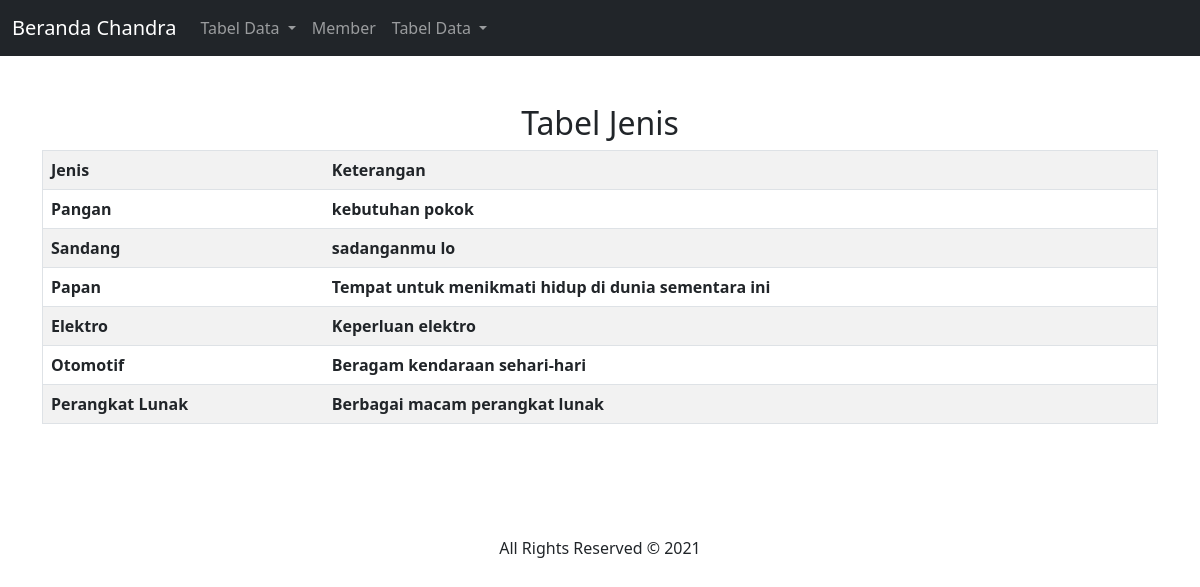
/jenis/, run on the app's committed database.
### dashboard/models.py (models this page shows, shortened)
class Jenis(models.Model):
    nama=models.CharField(max_length=50)
    ket=models.TextField()

### dashboard/views.py (the view)
# urls.py: path('jenis/',jenis, name= "jenis"),
def jenis(request):
    jeniss=Jenis.objects.all()
    konteks={
        'jeniss':jeniss,
    }
    return render(request,'jenis.html',konteks)

### templates/jenis.html (shortened to what this page needs)
<link href="https://cdn.jsdelivr.net/npm/bootstrap@5.0.2/dist/css/bootstrap.min.css" rel="stylesheet">
{% load static %}
{% block content %}
<!DOCTYPE html>
<html lang="en">
  <head>
    <link
      href="https://cdn.jsdelivr.net/npm/bootstrap@5.0.0-beta3/dist/css/bootstrap.min.css"
      rel="stylesheet"
    />
    <link
      rel="stylesheet"
      href="https://pro.fontawesome.com/releases/v5.10.0/css/all.css"
    />
    <link rel="stylesheet" href="{% static 'css/style.css'%}" />
  </head>
  <body>
    <nav class="navbar navbar-expand-lg navbar-dark bg-dark">
      <div class="container-fluid">
        <a class="navbar-brand" href="{% url 'index' %}">Beranda Chandra</a>
        <div class="collapse navbar-collapse" id="navbarSupportedContent">
          <ul class="navbar-nav me-auto mb-2 mb-lg-0">
            <li class="nav-item dropdown">
              <a class="nav-link dropdown-toggle" href="#" id="navbarDropdown" role="button" data-bs-toggle="dropdown" aria-expanded="false">
                Tabel Data
              </a>
            </li>
              <li class="nav-item">
              <a class="nav-link" href="{% url 'member' %}">Member</a>
            </li>
            <li class="nav-item dropdown">
              <a class="nav-link dropdown-toggle" href="#" id="navbarDropdown" role="button" data-bs-toggle="dropdown" aria-expanded="false">
                Tabel Data
              </a>
            </li>
          </ul>
        </div>
      </div>
    </nav>
    <div class="container-fluid layanan pt-5 pb-5">
      <div class="container text-center">
        <h2 class="align-center">Tabel Jenis</h2>
        <table border="1" class="table table-striped">
            <tr>
                <th>Jenis</th>
                <th>Keterangan</th>
            </tr>
        {% for Jenis in jeniss %}
        <tr>
            <th>{{ Jenis.nama }}</th>
            <th>{{ Jenis.ket }}</th>
        </tr>
        {% endfor %}
        </table>
        {% endblock %}
        </div>
      </div>
    <div class="container text-center pt-5 pb-5">
      All Rights Reserved &copy; 2021
    </div>
  </body>
</html>

### data on the page
Jenis: nama "Pangan", ket "kebutuhan pokok"
Jenis: nama "Sandang", ket "sadanganmu lo"
Jenis: nama "Papan", ket "Tempat untuk menikmati hidup di dunia sementara ini"
Jenis: nama "Elektro", ket "Keperluan elektro"
Jenis: nama "Otomotif", ket "Beragam kendaraan sehari-hari"
Jenis: nama "Perangkat Lunak", ket "Berbagai macam perangkat lunak"
